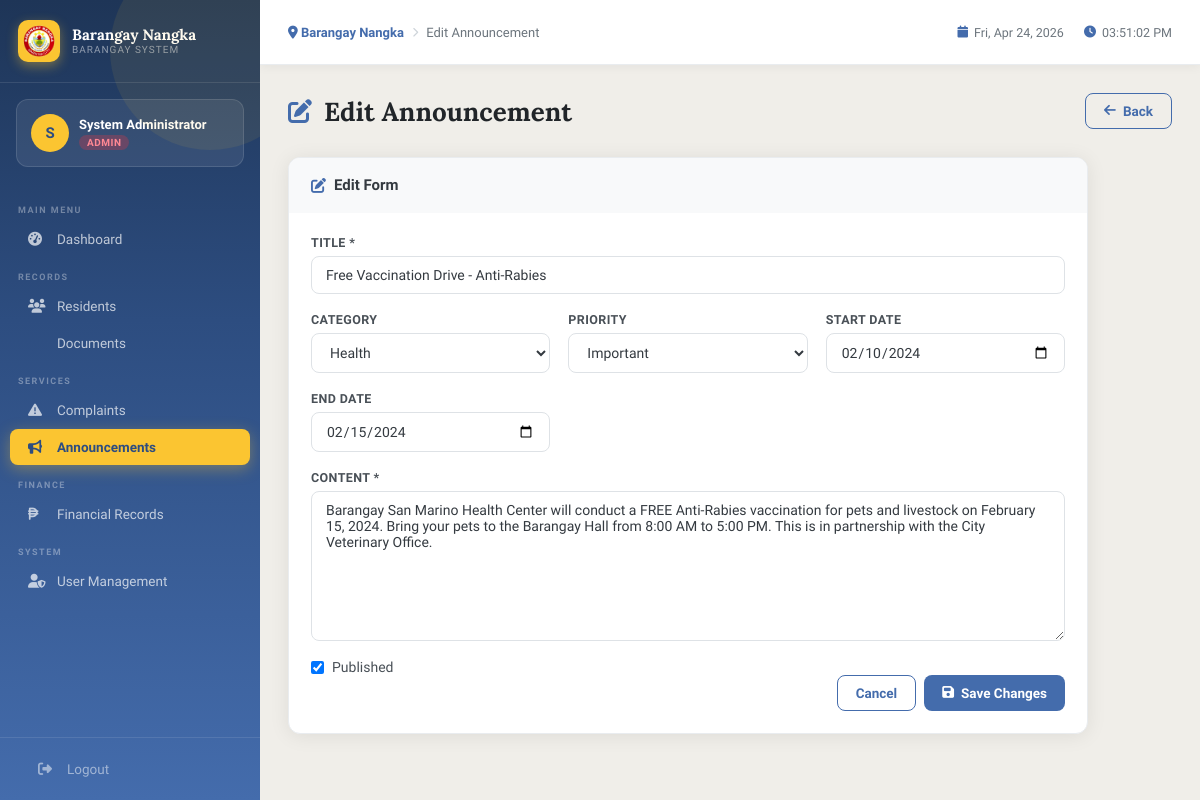
Before: /modules/announcements/edit.php?id=1 (signed in) with the older database file.
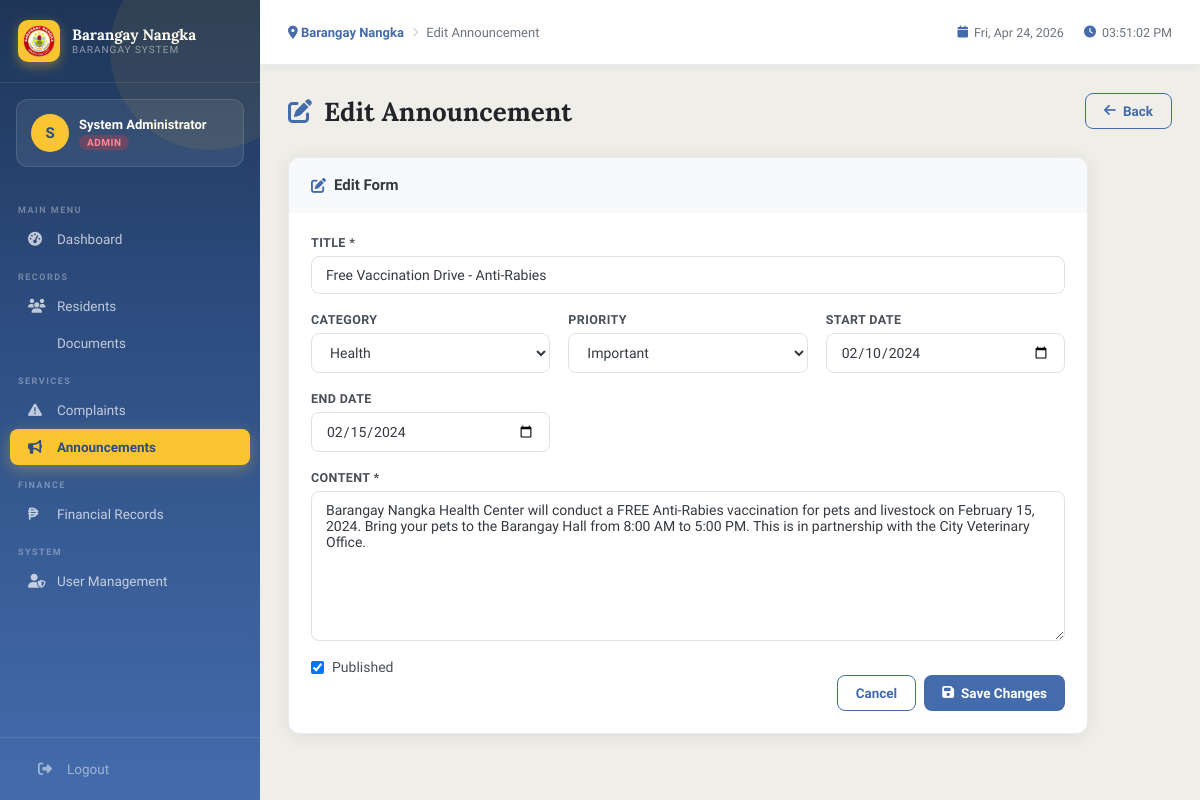
After: the same page with the newer database file.
### tables this page shows
CREATE TABLE announcements (
    id INT AUTO_INCREMENT PRIMARY KEY,
    title VARCHAR(200) NOT NULL,
    content TEXT NOT NULL,
    category ENUM('General','Health','Emergency','Events','Programs','Advisory') DEFAULT 'General',
    priority ENUM('Normal','Important','Urgent') DEFAULT 'Normal',
    start_date DATE,
    end_date DATE,
    is_published TINYINT(1) DEFAULT 1,
    views INT DEFAULT 0,
    created_by INT,
    created_at TIMESTAMP DEFAULT CURRENT_TIMESTAMP,
    FOREIGN KEY (created_by) REFERENCES users(id)
);

### modules/announcements/edit.php (the view, shortened to what this page needs)
<?php
require_once '../../includes/config.php';
$id = (int)($_GET['id'] ?? 0);
$stmt = $pdo->prepare("SELECT * FROM announcements WHERE id=?");
$stmt->execute([$id]);
$ann = $stmt->fetch();
include '../../includes/header.php';
?>
<div class="page-header flex-between">
    <div><h1><i class="fas fa-edit"></i> Edit Announcement</h1></div>
    <a href="index.php" class="btn btn-outline"><i class="fas fa-arrow-left"></i> Back</a>
</div>
<div class="card" style="max-width:800px;">
    <div class="card-header"><h3><i class="fas fa-edit"></i> Edit Form</h3></div>
    <div class="card-body">
        <form method="POST">
            <div class="form-grid">
                <div class="form-group full-width"><label>Title *</label><input type="text" name="title" value="<?= htmlspecialchars($ann['title']) ?>" required></div>
                <div class="form-group"><label>Category</label>
                    <select name="category">
                        <?php foreach (['General','Health','Emergency','Events','Programs','Advisory'] as $c): ?>
                        <option value="<?= $c ?>" <?= $ann['category']===$c?'selected':'' ?>><?= $c ?></option>
                        <?php endforeach; ?>
                    </select>
                </div>
                <div class="form-group"><label>Priority</label>
                    <select name="priority">
                        <?php foreach (['Normal','Important','Urgent'] as $p): ?>
                        <option value="<?= $p ?>" <?= $ann['priority']===$p?'selected':'' ?>><?= $p ?></option>
                        <?php endforeach; ?>
                    </select>
                </div>
                <div class="form-group"><label>Start Date</label><input type="date" name="start_date" value="<?= $ann['start_date'] ?>"></div>
                <div class="form-group"><label>End Date</label><input type="date" name="end_date" value="<?= $ann['end_date'] ?>"></div>
                <div class="form-group full-width"><label>Content *</label><textarea name="content" rows="8" required><?= htmlspecialchars($ann['content']) ?></textarea></div>
                <div class="form-group full-width">
                    <label style="display:flex;align-items:center;gap:8px;cursor:pointer;text-transform:none;letter-spacing:0;font-size:14px;font-weight:500;">
                        <input type="checkbox" name="is_published" style="width:auto;" <?= $ann['is_published']?'checked':'' ?>> Published
                    </label>
                </div>
            </div>
            <div class="btn-group" style="justify-content:flex-end;">
                <a href="index.php" class="btn btn-outline">Cancel</a>
                <button type="submit" class="btn btn-primary"><i class="fas fa-save"></i> Save Changes</button>
            </div>
        </form>
    </div>
</div>
<?php include '../../includes/footer.php'; ?>

Changed rows visible on the page:
changed announcements "Free Vaccination Drive - Anti-Rabies": content "Barangay San Marino Health Center will conduct…" → "Barangay Nangka Health Center will conduct…"
